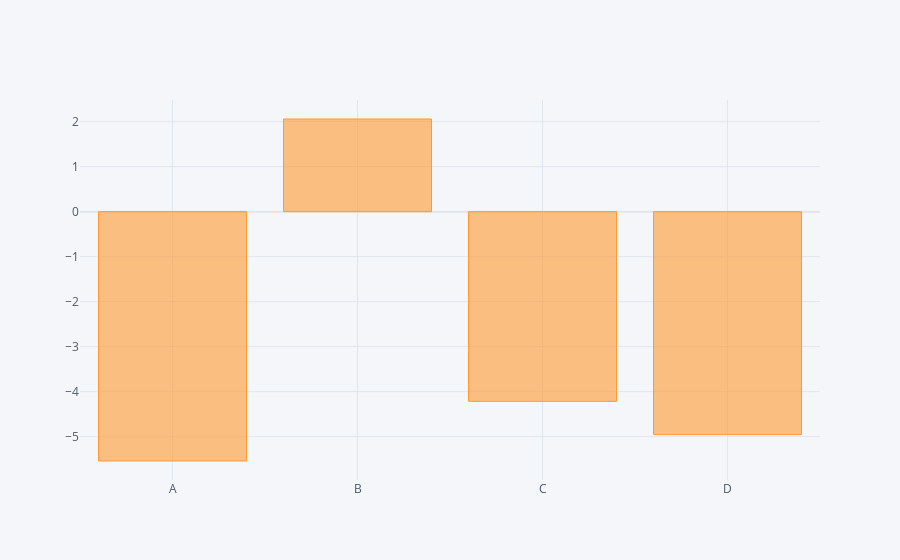

Notebook cell for this chart:
### Code cell
df.sum().iplot(kind='bar')

### Figure 1 — Plotly figure (JSON) as saved in the notebook; plotly's stock layout.template omitted (floating-point values rounded to 4 significant figures)
{"data": [{"marker": {"color": "rgba(255, 153, 51, 0.6)", "line": {"color": "rgba(255, 153, 51, 1.0)", "width": 1}}, "name": "None", "orientation": "v", "text": "", "type": "bar", "x": ["A", "B", "C", "D"], "y": [-5.541, 2.06, -4.215, -4.954]}], "layout": {"legend": {"bgcolor": "#F5F6F9", "font": {"color": "#4D5663"}}, "paper_bgcolor": "#F5F6F9", "plot_bgcolor": "#F5F6F9", "title": {"font": {"color": "#4D5663"}}, "xaxis": {"gridcolor": "#E1E5ED", "showgrid": true, "tickfont": {"color": "#4D5663"}, "title": {"font": {"color": "#4D5663"}, "text": ""}, "zerolinecolor": "#E1E5ED"}, "yaxis": {"gridcolor": "#E1E5ED", "showgrid": true, "tickfont": {"color": "#4D5663"}, "title": {"font": {"color": "#4D5663"}, "text": ""}, "zerolinecolor": "#E1E5ED"}}}
